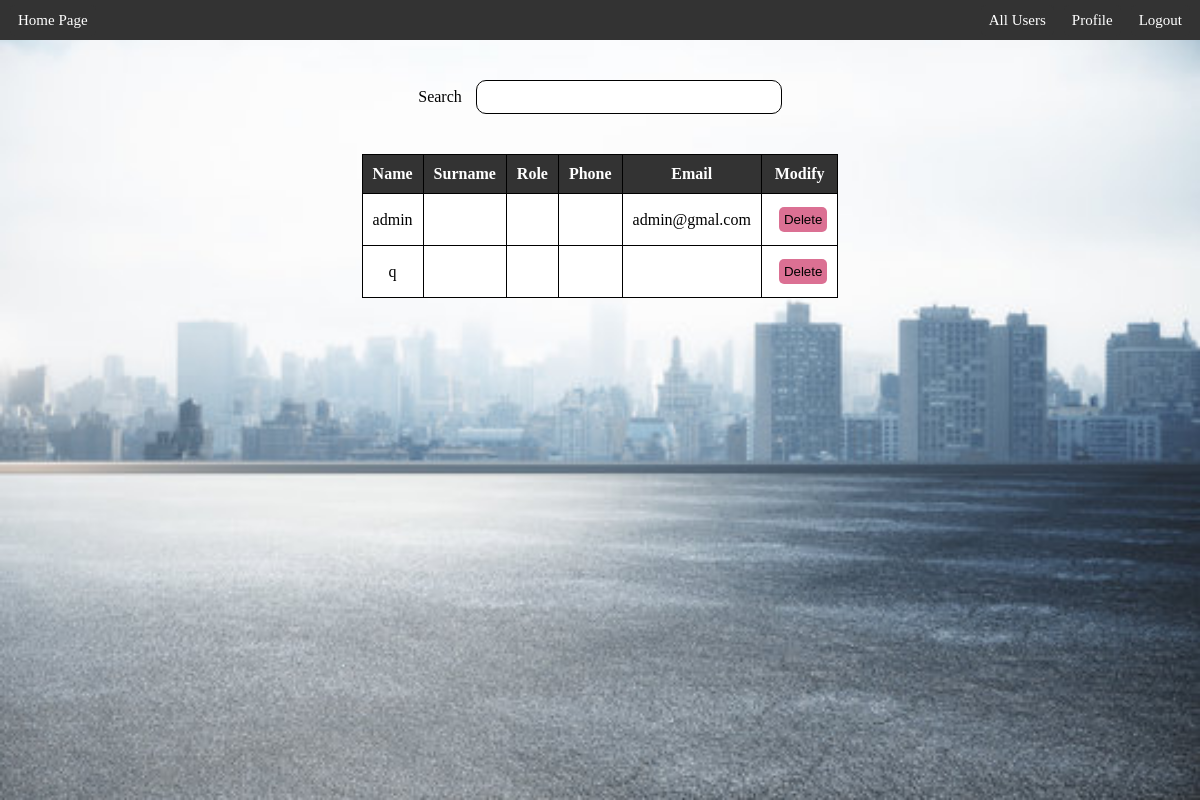
The app's page /userconfig/ (signed in) with its own data.
### users/models.py (models this page shows)
class CustomUser(AbstractUser):
    phone = models.CharField(max_length=10)
    role = models.CharField(max_length=10)

### users/views.py (the view)
# urls.py: path('userconfig/', views.admin, name='userconfig'),
@login_required
def admin(request):
    user = CustomUser.objects.all()
    return render(request, 'users/admin.html', {'users': user})

### users/templates/users/admin.html (shortened to what this page needs)
{% extends './headerLayout.html' %}
{% load static %}
{% block link %}
    <link rel="stylesheet" href="../../static/users/index.css">
{% endblock %}
{% block body %}
            <div class="search">
                <label for="search" style="margin-right: 10px;">Search</label>
                <input type="text" class="searchbar" id="searchInput">
            </div>
            <div class="maincontent">
                <table>
                    <tr>
                        <th>Name</th>
                        <th>Surname</th>
                        <th>Role</th>
                        <th>Phone</th>
                        <th>Email</th>
                        <th>Modify</th>
                    </tr>
                    {% for user in users %}
                    <form action="{% url 'deleteuser' %}" method="post">
                    <tr>
                        <td>{% if user.first_name %}{{ user.first_name }}{% else %}{{ user.username }}{% endif %}</td>
                        <td>{{ user.last_name }}</td>
                        <td>{{ user.role}}</td>
                        <td>{{ user.phone }}</td>
                        <td>{{ user.email }}</td>
                        <td>
                            <div>
                                <button type="submit" class="delete" name="username" value="{{ user.username }}">Delete</button>
                            </div>
                        </td>
                    </tr>
                    {% endfor %}
                </table>
            </div>
        </div>
{% endblock %}

### users/static/users/index.css (style rules this page uses)
body { margin: 0px; }
.maincontent { margin-top: 5dvh; }
th , td { padding-right: 20px; }
.searchbar { height: 30px; width: 300px; border-radius: 10px; border: 1px solid black; }
.search { margin-top: 5dvh; }
table { width: 100%; border-collapse: collapse; border: 1px solid #000000; }
th, td { padding: 10px; text-align: center; border-bottom: 1px solid #000000; border-right: 1px solid #000000; max-width: 125px; overflow: hidden; white-space: nowrap; text-overflow: ellipsis; }
tr td { padding: 13px 10px; }
th:last-child, td:last-child { border-right: none; max-width: 225px; }
tr:last-child td { border-bottom: none; }
tr { background-color: #ffffff; }
th { background-color: #333; color: white; }
.delete { margin-left: 7px; background-color: palevioletred; padding: 5px; border-radius: 5px; border: none; cursor: pointer; height: 100%; }

### users/static/users/header.css (style rules this page uses)
body { margin: 0px; }

### records on screen
CustomUser: username "admin", email "admin@gmal.com"
CustomUser: username "q"
